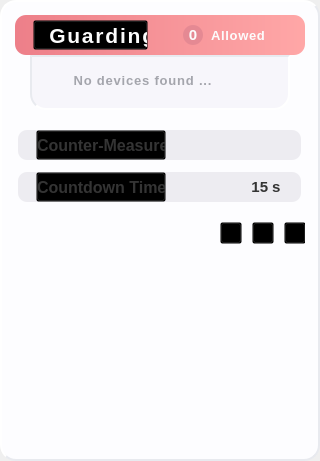
<?xml version="1.0" encoding="UTF-8"?>
<ui version="4.0">
 <author>Lennart Haack</author>
 <class>MainWindow</class>
 <widget class="QMainWindow" name="MainWindow">
  <property name="geometry">
   <rect>
    <x>0</x>
    <y>0</y>
    <width>320</width>
    <height>461</height>
   </rect>
  </property>
  <property name="minimumSize">
   <size>
    <width>320</width>
    <height>0</height>
   </size>
  </property>
  <property name="maximumSize">
   <size>
    <width>320</width>
    <height>800</height>
   </size>
  </property>
  <property name="windowTitle">
   <string>MainWindow</string>
  </property>
  <property name="styleSheet">
   <string notr="true">/* ########## Hide all frame borders ########## */
QFrame{
        border: 0px;
        border-style: none;
}

#centralwidget{
		background-color: rgb(253, 253, 255);
        border-radius: 16px;
		border-width: 1.5px;
		border-color: rgb(232, 234, 239);
		border-style: outset;

        background-image: url(':/icns/light/bg.png');
        background-repeat: no-repeat;
        background-position: right bottom;

}


#usb_left QPushButton{
		background-color: transparent;
		color: rgb(252, 252, 252);
		text-align:left;
		letter-spacing: 1.8px;
		font-weight: 700;
}


#usb_allowed{
		background-color: transparent;
		color: rgb(252, 252, 252);
		text-align:left;
		letter-spacing: 0.7px;
		font-weight: 600;
         border: none;
}



/*
#usb_count{
    background-color: rgb(239, 147, 157);
    color: rgb(252, 252, 252);
    font-weight: 600;
    text-align:center;
    border-radius: 9.4px;
}
*/


#usb_dropdown{
		background-color: rgb(247, 246, 251);
		border-bottom-left-radius: 16px;
		border-bottom-right-radius: 16px;
		border-color: rgb(232, 234, 239);
		border-width: 1.5px;
		border-style: inset;
}

#usb_dropdown QPushButton{
		background-color: transparent;
		color: rgb(164, 165, 172);
		letter-spacing: 0.8px;
		font-weight: 700;
         border: none;
         text-align: left;
         max-width: 212px;
         white-space: nowrap;
}

#usb_dropdown QPushButton:hover{
		color: rgb(118, 118, 118);
}

#usb_dropdown QPushButton:checked{
		color: rgb(68, 68, 68);
}

#usb_dropdown QPushButton:checked:hover{
		color: rgb(0, 0, 0);
}


#ctrl_frame QPushButton{
		background-color: transparent;
}

/** NEEW **/

#counter_left QPushButton,#countdown_left QPushButton{
		background-color: transparent;
		color: rgb(52, 52, 52);
		text-align:left;
		font-weight: 600;
}

#counter_button,#countdown_button{
         background: rgb(237, 236, 241);
         border-radius: 9px;
}

#counter_icon,#countdown_text{
    color: rgb(52, 52, 52);
    font-weight: 600;
    text-align:center;
    border: none;
}

</string>
  </property>
  <widget class="QWidget" name="centralwidget">
   <property name="sizePolicy">
    <sizepolicy hsizetype="Preferred" vsizetype="Preferred">
     <horstretch>0</horstretch>
     <verstretch>0</verstretch>
    </sizepolicy>
   </property>
   <layout class="QVBoxLayout" name="verticalLayout_2">
    <item alignment="Qt::AlignTop">
     <widget class="QWidget" name="widget" native="true">
      <property name="sizePolicy">
       <sizepolicy hsizetype="Preferred" vsizetype="Preferred">
        <horstretch>0</horstretch>
        <verstretch>0</verstretch>
       </sizepolicy>
      </property>
      <layout class="QVBoxLayout" name="verticalLayout_3">
       <property name="leftMargin">
        <number>6</number>
       </property>
       <property name="topMargin">
        <number>6</number>
       </property>
       <property name="rightMargin">
        <number>6</number>
       </property>
       <property name="bottomMargin">
        <number>2</number>
       </property>
       <item alignment="Qt::AlignTop">
        <widget class="QFrame" name="usb">
         <property name="minimumSize">
          <size>
           <width>0</width>
           <height>0</height>
          </size>
         </property>
         <property name="font">
          <font>
           <italic>false</italic>
           <bold>true</bold>
          </font>
         </property>
         <property name="frameShape">
          <enum>QFrame::StyledPanel</enum>
         </property>
         <property name="frameShadow">
          <enum>QFrame::Raised</enum>
         </property>
         <layout class="QGridLayout" name="gridLayout">
          <property name="leftMargin">
           <number>0</number>
          </property>
          <property name="topMargin">
           <number>0</number>
          </property>
          <property name="rightMargin">
           <number>0</number>
          </property>
          <property name="bottomMargin">
           <number>0</number>
          </property>
          <property name="verticalSpacing">
           <number>0</number>
          </property>
          <item row="1" column="0" alignment="Qt::AlignHCenter|Qt::AlignTop">
           <widget class="QFrame" name="usb_dropdown">
            <property name="sizePolicy">
             <sizepolicy hsizetype="Maximum" vsizetype="Preferred">
              <horstretch>0</horstretch>
              <verstretch>0</verstretch>
             </sizepolicy>
            </property>
            <property name="minimumSize">
             <size>
              <width>260</width>
              <height>0</height>
             </size>
            </property>
            <property name="maximumSize">
             <size>
              <width>260</width>
              <height>16777215</height>
             </size>
            </property>
            <property name="frameShape">
             <enum>QFrame::StyledPanel</enum>
            </property>
            <property name="frameShadow">
             <enum>QFrame::Raised</enum>
            </property>
            <layout class="QVBoxLayout" name="verticalLayout">
             <property name="spacing">
              <number>4</number>
             </property>
             <property name="leftMargin">
              <number>24</number>
             </property>
             <property name="topMargin">
              <number>10</number>
             </property>
             <property name="rightMargin">
              <number>24</number>
             </property>
             <property name="bottomMargin">
              <number>14</number>
             </property>
             <item>
              <widget class="QPushButton" name="usb_placeholder">
               <property name="enabled">
                <bool>false</bool>
               </property>
               <property name="sizePolicy">
                <sizepolicy hsizetype="Minimum" vsizetype="Fixed">
                 <horstretch>0</horstretch>
                 <verstretch>0</verstretch>
                </sizepolicy>
               </property>
               <property name="minimumSize">
                <size>
                 <width>0</width>
                 <height>27</height>
                </size>
               </property>
               <property name="maximumSize">
                <size>
                 <width>212</width>
                 <height>27</height>
                </size>
               </property>
               <property name="font">
                <font>
                 <pointsize>10</pointsize>
                 <bold>true</bold>
                </font>
               </property>
               <property name="cursor">
                <cursorShape>PointingHandCursor</cursorShape>
               </property>
               <property name="text">
                <string>    No devices found ...</string>
               </property>
               <property name="iconSize">
                <size>
                 <width>9</width>
                 <height>9</height>
                </size>
               </property>
               <property name="checkable">
                <bool>false</bool>
               </property>
              </widget>
             </item>
            </layout>
           </widget>
          </item>
          <item row="0" column="0">
           <widget class="QWidget" name="usb_button" native="true">
            <property name="minimumSize">
             <size>
              <width>283</width>
              <height>40</height>
             </size>
            </property>
            <property name="maximumSize">
             <size>
              <width>16777215</width>
              <height>40</height>
             </size>
            </property>
            <property name="styleSheet">
             <string notr="true">#usb_button{
         background: qlineargradient(spread:pad, x1:0, y1:0, x2:1, y2:0, stop:0 rgb(237, 127, 137), stop:1 rgb(255, 167, 167));
         border-radius: 11px;
}

#usb_button:hover{
    background: qlineargradient(spread:pad, x1:0, y1:0, x2:1, y2:0, stop:0 rgb(255, 147, 157), stop:1 rgb(255, 187, 187));
}</string>
            </property>
            <layout class="QHBoxLayout" name="horizontalLayout_3">
             <property name="spacing">
              <number>0</number>
             </property>
             <property name="leftMargin">
              <number>0</number>
             </property>
             <property name="topMargin">
              <number>0</number>
             </property>
             <property name="rightMargin">
              <number>0</number>
             </property>
             <property name="bottomMargin">
              <number>0</number>
             </property>
             <item>
              <widget class="QFrame" name="usb_left">
               <property name="minimumSize">
                <size>
                 <width>121</width>
                 <height>0</height>
                </size>
               </property>
               <property name="frameShape">
                <enum>QFrame::StyledPanel</enum>
               </property>
               <property name="frameShadow">
                <enum>QFrame::Raised</enum>
               </property>
               <layout class="QHBoxLayout" name="horizontalLayout">
                <property name="leftMargin">
                 <number>18</number>
                </property>
                <property name="topMargin">
                 <number>0</number>
                </property>
                <property name="rightMargin">
                 <number>0</number>
                </property>
                <property name="bottomMargin">
                 <number>0</number>
                </property>
                <item alignment="Qt::AlignLeft">
                 <widget class="QPushButton" name="usb_state">
                  <property name="maximumSize">
                   <size>
                    <width>115</width>
                    <height>30</height>
                   </size>
                  </property>
                  <property name="font">
                   <font>
                    <pointsize>16</pointsize>
                    <bold>true</bold>
                   </font>
                  </property>
                  <property name="cursor">
                   <cursorShape>PointingHandCursor</cursorShape>
                  </property>
                  <property name="text">
                   <string>  Guarding</string>
                  </property>
                  <property name="icon">
                   <iconset resource="../assets/resources.qrc">
                    <normaloff>:/icns/cable.connector.svg</normaloff>:/icns/cable.connector.svg</iconset>
                  </property>
                  <property name="iconSize">
                   <size>
                    <width>24</width>
                    <height>24</height>
                   </size>
                  </property>
                  <property name="checkable">
                   <bool>true</bool>
                  </property>
                  <property name="checked">
                   <bool>true</bool>
                  </property>
                 </widget>
                </item>
               </layout>
              </widget>
             </item>
             <item>
              <widget class="QFrame" name="usb_right">
               <property name="sizePolicy">
                <sizepolicy hsizetype="Preferred" vsizetype="Preferred">
                 <horstretch>0</horstretch>
                 <verstretch>0</verstretch>
                </sizepolicy>
               </property>
               <property name="layoutDirection">
                <enum>Qt::LeftToRight</enum>
               </property>
               <property name="frameShape">
                <enum>QFrame::StyledPanel</enum>
               </property>
               <property name="frameShadow">
                <enum>QFrame::Raised</enum>
               </property>
               <layout class="QHBoxLayout" name="horizontalLayout_2">
                <property name="spacing">
                 <number>0</number>
                </property>
                <property name="leftMargin">
                 <number>15</number>
                </property>
                <property name="topMargin">
                 <number>0</number>
                </property>
                <property name="rightMargin">
                 <number>20</number>
                </property>
                <property name="bottomMargin">
                 <number>0</number>
                </property>
                <item>
                 <widget class="QPushButton" name="usb_count">
                  <property name="sizePolicy">
                   <sizepolicy hsizetype="Minimum" vsizetype="Fixed">
                    <horstretch>0</horstretch>
                    <verstretch>0</verstretch>
                   </sizepolicy>
                  </property>
                  <property name="minimumSize">
                   <size>
                    <width>20</width>
                    <height>20</height>
                   </size>
                  </property>
                  <property name="maximumSize">
                   <size>
                    <width>20</width>
                    <height>20</height>
                   </size>
                  </property>
                  <property name="font">
                   <font>
                    <pointsize>11</pointsize>
                    <bold>true</bold>
                   </font>
                  </property>
                  <property name="layoutDirection">
                   <enum>Qt::RightToLeft</enum>
                  </property>
                  <property name="styleSheet">
                   <string notr="true">#usb_count{
    background-color: rgb(229, 137, 147);
    color: rgb(252, 252, 252);
    font-weight: 600;
    text-align:center;
    border-radius: 10.4px;
}
</string>
                  </property>
                  <property name="text">
                   <string>0</string>
                  </property>
                  <property name="checkable">
                   <bool>false</bool>
                  </property>
                 </widget>
                </item>
                <item>
                 <widget class="QPushButton" name="usb_allowed">
                  <property name="enabled">
                   <bool>true</bool>
                  </property>
                  <property name="sizePolicy">
                   <sizepolicy hsizetype="Minimum" vsizetype="Fixed">
                    <horstretch>0</horstretch>
                    <verstretch>0</verstretch>
                   </sizepolicy>
                  </property>
                  <property name="minimumSize">
                   <size>
                    <width>64</width>
                    <height>15</height>
                   </size>
                  </property>
                  <property name="maximumSize">
                   <size>
                    <width>64</width>
                    <height>30</height>
                   </size>
                  </property>
                  <property name="font">
                   <font>
                    <pointsize>10</pointsize>
                    <bold>true</bold>
                   </font>
                  </property>
                  <property name="cursor">
                   <cursorShape>PointingHandCursor</cursorShape>
                  </property>
                  <property name="layoutDirection">
                   <enum>Qt::RightToLeft</enum>
                  </property>
                  <property name="text">
                   <string>Allowed</string>
                  </property>
                  <property name="icon">
                   <iconset resource="../assets/resources.qrc">
                    <normaloff>:/icns/chevron.down.svg</normaloff>
                    <normalon>:/icns/chevron.up.svg</normalon>
                    <disabledoff>:/icns/chevron.down.svg</disabledoff>
                    <disabledon>:/icns/chevron.up.svg</disabledon>:/icns/chevron.down.svg</iconset>
                  </property>
                  <property name="iconSize">
                   <size>
                    <width>12</width>
                    <height>12</height>
                   </size>
                  </property>
                  <property name="checkable">
                   <bool>true</bool>
                  </property>
                  <property name="checked">
                   <bool>true</bool>
                  </property>
                 </widget>
                </item>
               </layout>
              </widget>
             </item>
            </layout>
           </widget>
          </item>
         </layout>
        </widget>
       </item>
       <item alignment="Qt::AlignHCenter|Qt::AlignBottom">
        <widget class="QFrame" name="prefs">
         <property name="minimumSize">
          <size>
           <width>0</width>
           <height>0</height>
          </size>
         </property>
         <property name="maximumSize">
          <size>
           <width>16777215</width>
           <height>16777215</height>
          </size>
         </property>
         <property name="frameShape">
          <enum>QFrame::StyledPanel</enum>
         </property>
         <property name="frameShadow">
          <enum>QFrame::Raised</enum>
         </property>
         <layout class="QGridLayout" name="gridLayout_2">
          <property name="leftMargin">
           <number>0</number>
          </property>
          <property name="topMargin">
           <number>8</number>
          </property>
          <property name="rightMargin">
           <number>0</number>
          </property>
          <property name="bottomMargin">
           <number>0</number>
          </property>
          <property name="verticalSpacing">
           <number>0</number>
          </property>
          <item row="0" column="0" alignment="Qt::AlignBottom">
           <widget class="QFrame" name="counter_measure">
            <property name="minimumSize">
             <size>
              <width>0</width>
              <height>0</height>
             </size>
            </property>
            <property name="maximumSize">
             <size>
              <width>16777215</width>
              <height>150</height>
             </size>
            </property>
            <property name="frameShape">
             <enum>QFrame::StyledPanel</enum>
            </property>
            <property name="frameShadow">
             <enum>QFrame::Raised</enum>
            </property>
            <layout class="QVBoxLayout" name="verticalLayout_5">
             <property name="spacing">
              <number>0</number>
             </property>
             <property name="leftMargin">
              <number>0</number>
             </property>
             <property name="topMargin">
              <number>6</number>
             </property>
             <property name="rightMargin">
              <number>0</number>
             </property>
             <property name="bottomMargin">
              <number>6</number>
             </property>
             <item>
              <widget class="QWidget" name="counter_button" native="true">
               <property name="minimumSize">
                <size>
                 <width>283</width>
                 <height>30</height>
                </size>
               </property>
               <property name="maximumSize">
                <size>
                 <width>16777215</width>
                 <height>30</height>
                </size>
               </property>
               <property name="styleSheet">
                <string notr="true"/>
               </property>
               <layout class="QHBoxLayout" name="horizontalLayout_7">
                <property name="spacing">
                 <number>0</number>
                </property>
                <property name="leftMargin">
                 <number>0</number>
                </property>
                <property name="topMargin">
                 <number>0</number>
                </property>
                <property name="rightMargin">
                 <number>0</number>
                </property>
                <property name="bottomMargin">
                 <number>0</number>
                </property>
                <item>
                 <widget class="QFrame" name="counter_left">
                  <property name="minimumSize">
                   <size>
                    <width>121</width>
                    <height>0</height>
                   </size>
                  </property>
                  <property name="frameShape">
                   <enum>QFrame::StyledPanel</enum>
                  </property>
                  <property name="frameShadow">
                   <enum>QFrame::Raised</enum>
                  </property>
                  <layout class="QHBoxLayout" name="horizontalLayout_8">
                   <property name="leftMargin">
                    <number>18</number>
                   </property>
                   <property name="topMargin">
                    <number>0</number>
                   </property>
                   <property name="rightMargin">
                    <number>0</number>
                   </property>
                   <property name="bottomMargin">
                    <number>0</number>
                   </property>
                   <item alignment="Qt::AlignLeft">
                    <widget class="QPushButton" name="counter_left_button">
                     <property name="minimumSize">
                      <size>
                       <width>130</width>
                       <height>0</height>
                      </size>
                     </property>
                     <property name="maximumSize">
                      <size>
                       <width>130</width>
                       <height>30</height>
                      </size>
                     </property>
                     <property name="font">
                      <font>
                       <pointsize>12</pointsize>
                       <bold>true</bold>
                      </font>
                     </property>
                     <property name="statusTip">
                      <string/>
                     </property>
                     <property name="text">
                      <string>Counter-Measure</string>
                     </property>
                     <property name="iconSize">
                      <size>
                       <width>24</width>
                       <height>24</height>
                      </size>
                     </property>
                     <property name="checkable">
                      <bool>false</bool>
                     </property>
                     <property name="checked">
                      <bool>false</bool>
                     </property>
                    </widget>
                   </item>
                  </layout>
                 </widget>
                </item>
                <item alignment="Qt::AlignRight|Qt::AlignVCenter">
                 <widget class="QFrame" name="counter_right">
                  <property name="sizePolicy">
                   <sizepolicy hsizetype="Preferred" vsizetype="Preferred">
                    <horstretch>0</horstretch>
                    <verstretch>0</verstretch>
                   </sizepolicy>
                  </property>
                  <property name="layoutDirection">
                   <enum>Qt::LeftToRight</enum>
                  </property>
                  <property name="frameShape">
                   <enum>QFrame::StyledPanel</enum>
                  </property>
                  <property name="frameShadow">
                   <enum>QFrame::Raised</enum>
                  </property>
                  <layout class="QHBoxLayout" name="horizontalLayout_9">
                   <property name="spacing">
                    <number>0</number>
                   </property>
                   <property name="leftMargin">
                    <number>15</number>
                   </property>
                   <property name="topMargin">
                    <number>0</number>
                   </property>
                   <property name="rightMargin">
                    <number>0</number>
                   </property>
                   <property name="bottomMargin">
                    <number>0</number>
                   </property>
                   <item alignment="Qt::AlignRight">
                    <widget class="QPushButton" name="counter_icon">
                     <property name="sizePolicy">
                      <sizepolicy hsizetype="Minimum" vsizetype="Fixed">
                       <horstretch>0</horstretch>
                       <verstretch>0</verstretch>
                      </sizepolicy>
                     </property>
                     <property name="minimumSize">
                      <size>
                       <width>60</width>
                       <height>30</height>
                      </size>
                     </property>
                     <property name="maximumSize">
                      <size>
                       <width>60</width>
                       <height>30</height>
                      </size>
                     </property>
                     <property name="font">
                      <font>
                       <pointsize>11</pointsize>
                       <bold>true</bold>
                      </font>
                     </property>
                     <property name="layoutDirection">
                      <enum>Qt::RightToLeft</enum>
                     </property>
                     <property name="styleSheet">
                      <string notr="true">#usb_count{
    background-color: rgb(229, 137, 147);
    color: rgb(252, 252, 252);
    font-weight: 600;
    text-align:center;
    border-radius: 9.4px;
}
</string>
                     </property>
                     <property name="text">
                      <string/>
                     </property>
                     <property name="icon">
                      <iconset resource="../assets/resources.qrc">
                       <normaloff>:/icns/light/powersleep.svg</normaloff>
                       <disabledoff>:/icns/light/powersleep.svg</disabledoff>
                       <selectedoff>:/icns/light/powersleep.svg</selectedoff>:/icns/light/powersleep.svg</iconset>
                     </property>
                     <property name="iconSize">
                      <size>
                       <width>14</width>
                       <height>14</height>
                      </size>
                     </property>
                     <property name="checkable">
                      <bool>false</bool>
                     </property>
                    </widget>
                   </item>
                  </layout>
                 </widget>
                </item>
               </layout>
              </widget>
             </item>
            </layout>
           </widget>
          </item>
          <item row="1" column="0" alignment="Qt::AlignBottom">
           <widget class="QFrame" name="countdown">
            <property name="minimumSize">
             <size>
              <width>0</width>
              <height>0</height>
             </size>
            </property>
            <property name="maximumSize">
             <size>
              <width>16777215</width>
              <height>280</height>
             </size>
            </property>
            <property name="frameShape">
             <enum>QFrame::StyledPanel</enum>
            </property>
            <property name="frameShadow">
             <enum>QFrame::Raised</enum>
            </property>
            <layout class="QVBoxLayout" name="verticalLayout_6">
             <property name="spacing">
              <number>0</number>
             </property>
             <property name="leftMargin">
              <number>0</number>
             </property>
             <property name="topMargin">
              <number>6</number>
             </property>
             <property name="rightMargin">
              <number>0</number>
             </property>
             <property name="bottomMargin">
              <number>6</number>
             </property>
             <item>
              <widget class="QWidget" name="countdown_button" native="true">
               <property name="minimumSize">
                <size>
                 <width>283</width>
                 <height>30</height>
                </size>
               </property>
               <property name="maximumSize">
                <size>
                 <width>16777215</width>
                 <height>30</height>
                </size>
               </property>
               <property name="styleSheet">
                <string notr="true"/>
               </property>
               <layout class="QHBoxLayout" name="horizontalLayout_10">
                <property name="spacing">
                 <number>0</number>
                </property>
                <property name="leftMargin">
                 <number>0</number>
                </property>
                <property name="topMargin">
                 <number>0</number>
                </property>
                <property name="rightMargin">
                 <number>0</number>
                </property>
                <property name="bottomMargin">
                 <number>0</number>
                </property>
                <item>
                 <widget class="QFrame" name="countdown_left">
                  <property name="minimumSize">
                   <size>
                    <width>121</width>
                    <height>0</height>
                   </size>
                  </property>
                  <property name="frameShape">
                   <enum>QFrame::StyledPanel</enum>
                  </property>
                  <property name="frameShadow">
                   <enum>QFrame::Raised</enum>
                  </property>
                  <layout class="QHBoxLayout" name="horizontalLayout_11">
                   <property name="leftMargin">
                    <number>18</number>
                   </property>
                   <property name="topMargin">
                    <number>0</number>
                   </property>
                   <property name="rightMargin">
                    <number>0</number>
                   </property>
                   <property name="bottomMargin">
                    <number>0</number>
                   </property>
                   <item alignment="Qt::AlignLeft">
                    <widget class="QPushButton" name="countdown_left_button">
                     <property name="minimumSize">
                      <size>
                       <width>130</width>
                       <height>0</height>
                      </size>
                     </property>
                     <property name="maximumSize">
                      <size>
                       <width>130</width>
                       <height>30</height>
                      </size>
                     </property>
                     <property name="font">
                      <font>
                       <pointsize>12</pointsize>
                       <bold>true</bold>
                      </font>
                     </property>
                     <property name="text">
                      <string>Countdown Timer</string>
                     </property>
                     <property name="iconSize">
                      <size>
                       <width>24</width>
                       <height>24</height>
                      </size>
                     </property>
                     <property name="checkable">
                      <bool>false</bool>
                     </property>
                     <property name="checked">
                      <bool>false</bool>
                     </property>
                    </widget>
                   </item>
                  </layout>
                 </widget>
                </item>
                <item alignment="Qt::AlignRight">
                 <widget class="QFrame" name="countdown_right">
                  <property name="sizePolicy">
                   <sizepolicy hsizetype="Preferred" vsizetype="Preferred">
                    <horstretch>0</horstretch>
                    <verstretch>0</verstretch>
                   </sizepolicy>
                  </property>
                  <property name="layoutDirection">
                   <enum>Qt::LeftToRight</enum>
                  </property>
                  <property name="frameShape">
                   <enum>QFrame::StyledPanel</enum>
                  </property>
                  <property name="frameShadow">
                   <enum>QFrame::Raised</enum>
                  </property>
                  <layout class="QHBoxLayout" name="horizontalLayout_12">
                   <property name="spacing">
                    <number>0</number>
                   </property>
                   <property name="leftMargin">
                    <number>15</number>
                   </property>
                   <property name="topMargin">
                    <number>0</number>
                   </property>
                   <property name="rightMargin">
                    <number>5</number>
                   </property>
                   <property name="bottomMargin">
                    <number>0</number>
                   </property>
                   <item alignment="Qt::AlignRight">
                    <widget class="QPushButton" name="countdown_text">
                     <property name="sizePolicy">
                      <sizepolicy hsizetype="Minimum" vsizetype="Fixed">
                       <horstretch>0</horstretch>
                       <verstretch>0</verstretch>
                      </sizepolicy>
                     </property>
                     <property name="minimumSize">
                      <size>
                       <width>60</width>
                       <height>30</height>
                      </size>
                     </property>
                     <property name="maximumSize">
                      <size>
                       <width>60</width>
                       <height>30</height>
                      </size>
                     </property>
                     <property name="font">
                      <font>
                       <pointsize>11</pointsize>
                       <bold>true</bold>
                      </font>
                     </property>
                     <property name="styleSheet">
                      <string notr="true">#usb_count{
    background-color: rgb(229, 137, 147);
    color: rgb(252, 252, 252);
    font-weight: 600;
    text-align:center;
    border-radius: 9.4px;
}
</string>
                     </property>
                     <property name="text">
                      <string>15 s</string>
                     </property>
                     <property name="iconSize">
                      <size>
                       <width>14</width>
                       <height>14</height>
                      </size>
                     </property>
                     <property name="checkable">
                      <bool>false</bool>
                     </property>
                    </widget>
                   </item>
                  </layout>
                 </widget>
                </item>
               </layout>
              </widget>
             </item>
            </layout>
           </widget>
          </item>
         </layout>
        </widget>
       </item>
       <item alignment="Qt::AlignBottom">
        <widget class="QFrame" name="supp">
         <property name="minimumSize">
          <size>
           <width>0</width>
           <height>30</height>
          </size>
         </property>
         <property name="maximumSize">
          <size>
           <width>16777215</width>
           <height>30</height>
          </size>
         </property>
         <property name="frameShape">
          <enum>QFrame::StyledPanel</enum>
         </property>
         <property name="frameShadow">
          <enum>QFrame::Raised</enum>
         </property>
         <layout class="QHBoxLayout" name="horizontalLayout_4">
          <property name="leftMargin">
           <number>0</number>
          </property>
          <property name="topMargin">
           <number>0</number>
          </property>
          <property name="rightMargin">
           <number>0</number>
          </property>
          <property name="bottomMargin">
           <number>0</number>
          </property>
          <item alignment="Qt::AlignLeft">
           <widget class="QFrame" name="logo_frame">
            <property name="minimumSize">
             <size>
              <width>0</width>
              <height>0</height>
             </size>
            </property>
            <property name="maximumSize">
             <size>
              <width>16777215</width>
              <height>16777215</height>
             </size>
            </property>
            <property name="frameShape">
             <enum>QFrame::StyledPanel</enum>
            </property>
            <property name="frameShadow">
             <enum>QFrame::Raised</enum>
            </property>
            <layout class="QHBoxLayout" name="horizontalLayout_5">
             <property name="leftMargin">
              <number>0</number>
             </property>
             <property name="topMargin">
              <number>0</number>
             </property>
             <property name="rightMargin">
              <number>0</number>
             </property>
             <property name="bottomMargin">
              <number>0</number>
             </property>
             <item alignment="Qt::AlignLeft|Qt::AlignBottom">
              <widget class="QLabel" name="logo">
               <property name="minimumSize">
                <size>
                 <width>84</width>
                 <height>20</height>
                </size>
               </property>
               <property name="maximumSize">
                <size>
                 <width>84</width>
                 <height>20</height>
                </size>
               </property>
               <property name="text">
                <string/>
               </property>
               <property name="pixmap">
                <pixmap resource="../assets/resources.qrc">:/icns/light/swiftGuard-text-light.png</pixmap>
               </property>
               <property name="scaledContents">
                <bool>true</bool>
               </property>
              </widget>
             </item>
            </layout>
           </widget>
          </item>
          <item alignment="Qt::AlignRight|Qt::AlignBottom">
           <widget class="QFrame" name="ctrl_frame">
            <property name="minimumSize">
             <size>
              <width>85</width>
              <height>0</height>
             </size>
            </property>
            <property name="maximumSize">
             <size>
              <width>85</width>
              <height>16777215</height>
             </size>
            </property>
            <property name="frameShape">
             <enum>QFrame::StyledPanel</enum>
            </property>
            <property name="frameShadow">
             <enum>QFrame::Raised</enum>
            </property>
            <layout class="QHBoxLayout" name="horizontalLayout_6">
             <property name="spacing">
              <number>11</number>
             </property>
             <property name="leftMargin">
              <number>0</number>
             </property>
             <property name="topMargin">
              <number>0</number>
             </property>
             <property name="rightMargin">
              <number>0</number>
             </property>
             <property name="bottomMargin">
              <number>0</number>
             </property>
             <item>
              <widget class="QPushButton" name="settings_button">
               <property name="minimumSize">
                <size>
                 <width>22</width>
                 <height>22</height>
                </size>
               </property>
               <property name="maximumSize">
                <size>
                 <width>22</width>
                 <height>22</height>
                </size>
               </property>
               <property name="cursor">
                <cursorShape>PointingHandCursor</cursorShape>
               </property>
               <property name="text">
                <string/>
               </property>
               <property name="icon">
                <iconset resource="../assets/resources.qrc">
                 <normaloff>:/icns/light/gear.svg</normaloff>:/icns/light/gear.svg</iconset>
               </property>
               <property name="iconSize">
                <size>
                 <width>16</width>
                 <height>16</height>
                </size>
               </property>
              </widget>
             </item>
             <item>
              <widget class="QPushButton" name="help_button">
               <property name="minimumSize">
                <size>
                 <width>22</width>
                 <height>22</height>
                </size>
               </property>
               <property name="maximumSize">
                <size>
                 <width>22</width>
                 <height>22</height>
                </size>
               </property>
               <property name="cursor">
                <cursorShape>PointingHandCursor</cursorShape>
               </property>
               <property name="text">
                <string/>
               </property>
               <property name="icon">
                <iconset resource="../assets/resources.qrc">
                 <normaloff>:/icns/light/questionmark.svg</normaloff>:/icns/light/questionmark.svg</iconset>
               </property>
               <property name="iconSize">
                <size>
                 <width>14</width>
                 <height>14</height>
                </size>
               </property>
              </widget>
             </item>
             <item>
              <widget class="QPushButton" name="exit_button">
               <property name="minimumSize">
                <size>
                 <width>22</width>
                 <height>22</height>
                </size>
               </property>
               <property name="maximumSize">
                <size>
                 <width>22</width>
                 <height>22</height>
                </size>
               </property>
               <property name="cursor">
                <cursorShape>PointingHandCursor</cursorShape>
               </property>
               <property name="text">
                <string/>
               </property>
               <property name="icon">
                <iconset resource="../assets/resources.qrc">
                 <normaloff>:/icns/light/xmark.svg</normaloff>:/icns/light/xmark.svg</iconset>
               </property>
               <property name="iconSize">
                <size>
                 <width>14</width>
                 <height>14</height>
                </size>
               </property>
              </widget>
             </item>
            </layout>
           </widget>
          </item>
         </layout>
        </widget>
       </item>
      </layout>
     </widget>
    </item>
   </layout>
  </widget>
 </widget>
 <resources>
  <include location="../assets/resources.qrc"/>
 </resources>
 <connections/>
</ui>
